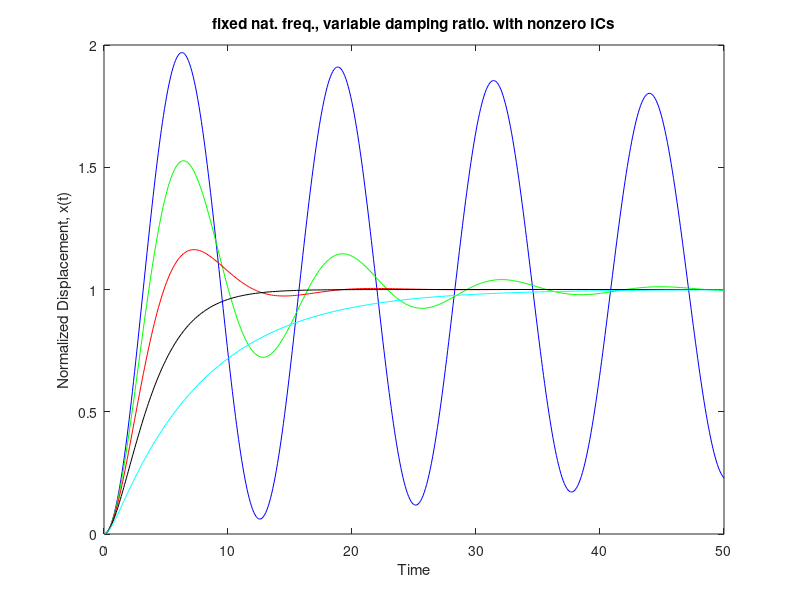
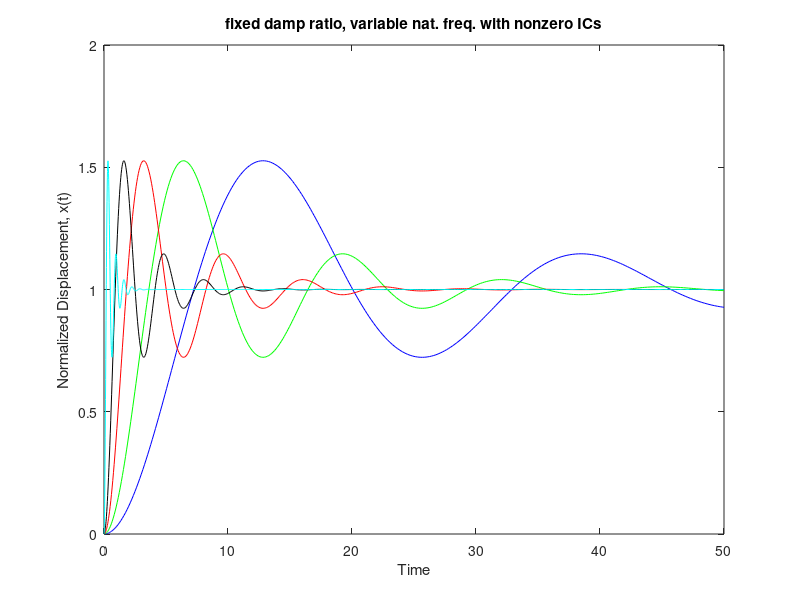

Write the MATLAB code that produced these figures, in order.
% step_time_parameters.m
%
% Free Response for various zeta and omega_n
% single degree-of-freedom oscillator
% mass-spring-damper
%
% last modified 10/30/14 CLee
%
function step_time_parameters
clear all
close all
clear functions
%
% specify mass, spring constant, damping constant

% define step magnitude
A = 1;
% define time space
t_span = [0, 50];

% specify natural frequency and damping ratio arrays
wnarray = [0.25   0.5   1   2   10];
wn2array=wnarray.*wnarray;
zetaarray = [0.01    0.2  0.5  1.0   2.0];           

colors = {'b' 'g' 'r' 'k' 'c' 'm' 'y'};

% state variables Z_1 = x, Z_2 = x_dot,
x0 =  .0;   % initial displacement
v0 =  -0.0;   % initial velocity
Z_0 = [x0, v0];     %specify initial conditions (rads, rads/sec)
% 
reltol = 1.0e-8;
options= odeset('RelTol', reltol);

wn = wnarray(2);
for i = 1:length(zetaarray)

zeta = zetaarray(i);
[t, zout] = ode45(@sdof_fun, t_span, Z_0, options);

figure(1)
 plot(t,zout(:,1)*wn*wn, char(colors(i) ))
xlabel('Time') 
ylabel('Normalized Displacement, x(t)')
hold on
title('fixed nat. freq., variable damping ratio. with nonzero ICs')
end
%******************************
zeta = zetaarray(2);
for i = 1:length(wnarray)
wn = wnarray(i);
[t, zout] = ode45(@sdof_fun, t_span, Z_0, options);

figure(2)
plot(t,zout(:,1)*wn*wn, char(colors(i) ))
xlabel('Time') 
ylabel('Normalized Displacement, x(t)')
hold on
title('fixed damp ratio, variable nat. freq. with nonzero ICs')
end

%%%%%%%%%%%%%%%%%%%%%%%%%%%%%%%%%%%%%%%%%%%%%%%%%%%%%%%%%%%%%%%%%%%%%%%%%%%
% EOM's in state-space form
function dzdt = sdof_fun(T, ZZ)
% sdof oscillator equation in state space form
% second order oscillator as first order, state space form
dz1dt = ZZ(2);
dz2dt = -wn*wn*ZZ(1) - 2*zeta*wn*ZZ(2) + A; 
% 
dzdt = [dz1dt;dz2dt];
%
end
%%%%%%%%%%%%%%%%%%%%%%%%%%%%%%%%%%%%%%%%%%%%%%%%%%%%%%%%%%%%%%%%%%%%%%%%%%%

end

